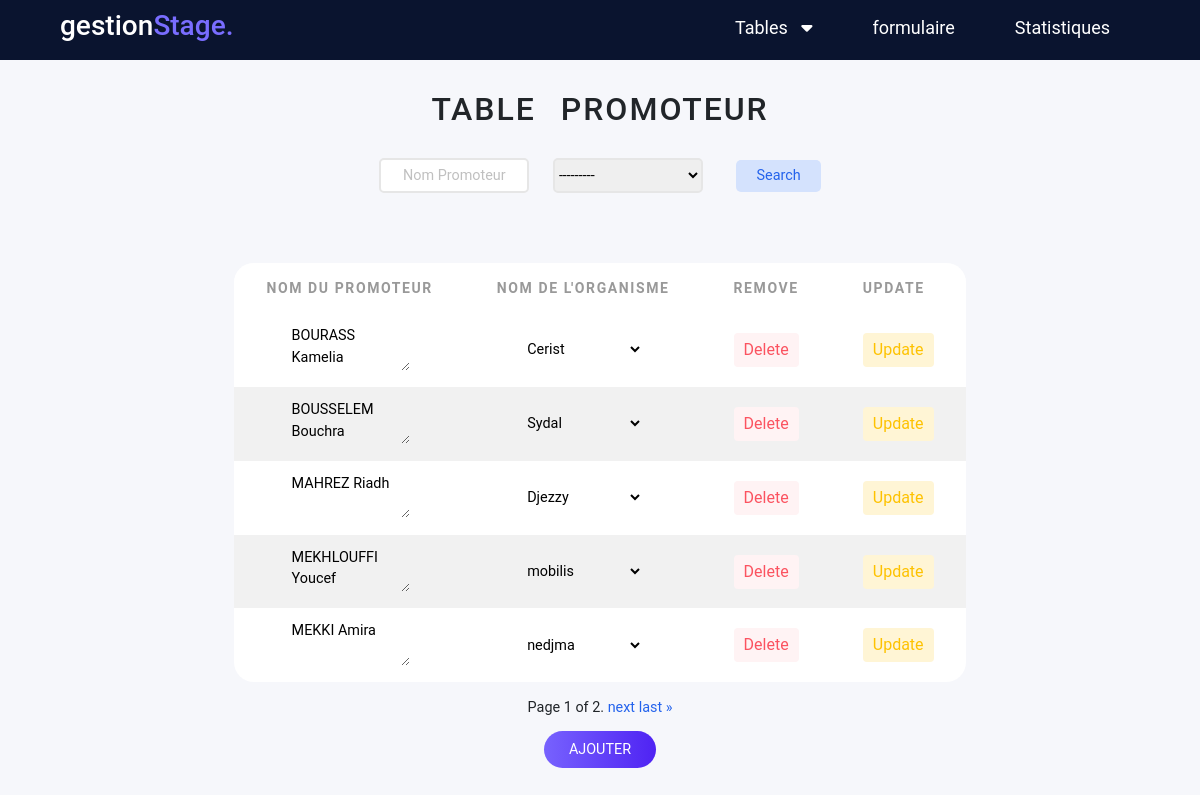
/promoteur/, run on the app's committed database.
### AppGestion/models.py (models this page shows, shortened)
class Promoteur (models.Model):
    NomPrenomPro=models.CharField(max_length=40)
    Organisme = models.ForeignKey("Organisme",on_delete=models.CASCADE)
    class Meta:
        ordering = ['NomPrenomPro']

class Organisme (models.Model):
    NomOrganisme= models.CharField(max_length=40,primary_key=True)
    typeOr=models.CharField(choices=TYPE_ORGANISME , max_length=30)
    def __str__(self):
        return self.NomOrganisme

### AppGestion/views.py (the view)
# urls.py: path('promoteur/',views.promoteur,name='promoteur'),
def promoteur(request):
    promoteurs=Promoteur.objects.all()
    organismes=Organisme.objects.all()
    pro =PromoteurFilter(request.GET, queryset=promoteurs)
    promoteurs=pro.qs
    paginator4= Paginator(promoteurs,5)
    page_number=request.GET.get('page')
    promoteurs=paginator4.get_page(page_number)
    if request.method=="POST":
        formPromoteur =PromoteurForm(data=request.POST)
        if formPromoteur.is_valid():
            formPromoteur.save()
            return redirect("promoteur")
    else:
        formPromoteur=PromoteurForm
    return render(request,'promoteur.html',{'promoteur':promoteurs,'organismes':organismes,'pro':pro,'formPromoteur':formPromoteur})

### AppGestion/templates/promoteur.html (shortened to what this page needs)
<!DOCTYPE html>
<html lang="en">
<head>
    <link href="https://cdn.jsdelivr.net/npm/bootstrap@5.1.3/dist/css/bootstrap.min.css" rel="stylesheet">
    <link rel="stylesheet" href="https://cdnjs.cloudflare.com/ajax/libs/font-awesome/6.0.0-beta3/css/all.min.css"
    />
    <link rel="stylesheet" href="/static/style.css">
</head>
<body>
    <div class="menu_bar">
        <h1 class="logo">gestion<span>Stage.</span></h1>
        <ul>
            <li ><a  href="" style="padding-left: 55px;">Tables &nbsp; <i class="fas fa-caret-down"></i></a>
            </li>
            <li><a href="{% url 'formulaireStage'%}">formulaire</a></li>
            <li><a href="{% url 'Statistiques'%}">Statistiques</a> </li>
        </ul>
    </div>
    <div class="contenue">
        <h2> table promoteur </h2>
        <form action="" methode="get">
            {{pro.form}}
            <button class="button" type="submit"> Search </button>
        </form>
        <table>
            <thead>
                <tr>
                    <th>Nom du promoteur </th>
                    <th>Nom de l'organisme </th>
                    <th>Remove</th>
                    <th>Update</th>
                </tr>
            </thead>
            {% for p in promoteur %}
            <tr>
                <form method="POST" action="/Update_Promoteur/{{p.id}}/">
                    <td><textarea class="table_input" name="NomPrenomPro">{{p.NomPrenomPro}}</textarea></td>
                    <td> <select class="table_input" name="Organisme" required id="id_Organisme">
              <option value="{{p.Organisme.NomOrganisme}}" selected>{{p.Organisme.NomOrganisme}}</option>
            </select></td>
                    <td> <a href="{% url 'delete_promoteur' p.id %}" class="btn delete"> Delete </a> </td>
                    <td> <input type="submit" value="Update" class="btn update"> </td>
                </form>
            </tr>
            {% endfor %}
        </table>
        <div class="pagination">
            <span class="step-links">
          <span class="current">
              Page {{ promoteur.number }} of {{ promoteur.paginator.num_pages }}.
          </span> {% if promoteur.has_next %}
            <a href="?page={{ promoteur.next_page_number }}" class="control">next</a>
            <a href="?page={{ promoteur.paginator.num_pages }}" class="control">last &raquo;</a> {% endif %}
            </span>
        </div>
        <div class="wrapper s">
            <a href="#ajout-Promoteur">Ajouter</a>
        </div>
    </div>
</body>
</html>

### AppGestion/static/style.css (style rules this page uses)
body { font-size: 0.9rem; font-family: 'Roboto', sans-serif; background-color: #f6f7fb; }
.wrapper { margin-top: 20px; }
.wrapper a { background: rgb(119,98,254); background: linear-gradient(90deg, rgba(119,98,254,1) 0%, rgba(79,35,243,1) 100%); text-decoration: none; padding: 10px 25px; border-radius: 50px; text-transform: uppercase; color:#fff; }
.button { background-color: #d4e2fd; color: #2463ec; padding: 5px 20px; border: none; border-radius:5px; margin-left: 10px; }
h2 { margin-top: 90px; margin-bottom: 30px; word-spacing: 15px; letter-spacing: 2px; text-transform: uppercase; }
table { margin-top: 50px; margin-bottom: 15px; border-collapse: collapse; border-radius: 20px; background-color: white; text-align: left; overflow: hidden; }
tr:nth-child(even) { background-color: #f1f1f1; }
thead { height: 50px; background-color: #fff; color: #000; }
th { font-size: 14px; padding: 5px 2rem ; text-transform: uppercase; letter-spacing: 0.1rem; font-weight:bold; color: #999; }
td { padding: 10px 2rem; text-align: center; }
.btn { padding: 5px 10px; border: none; text-decoration: none; }
.btn.update { background-color:#fff5d5 ; color: #fec200; }
.btn.delete { background-color: #fff3f4; color: #fb5360; }
.contenue { display: flex; justify-content: center; align-items: center; flex-direction: column; }
.menu_bar { margin: 0; height:60px; width: 100%; display: flex; align-items: center; justify-content: space-between; padding: 0 5%; background-color:#0a142f; position: fixed; top :0; }
.logo { color: rgb(255, 255, 255) ; font-size: 28px; }
.logo span { color: #796dff; }
.menu_bar ul { list-style: none; display: flex; padding-top: 10px; }
.menu_bar ul li { padding: 10px 30px; }
.menu_bar ul li a { color: white; text-decoration: none; font-size: 18px; transition: all 0.3s; }
.table_input { border: none; background:none; width: 120px; }
.control { text-decoration: none; color: #2463ec; }
.input_filter { border: #e6e6e6 2px solid; margin-bottom: 20px; width: 150px; height: 35px; border-radius: 5px ; margin-right:20px; outline: none; }

### data on the page
Promoteur: NomPrenomPro "BOURASS Kamelia", Organisme "Cerist"
Promoteur: NomPrenomPro "BOUSSELEM Bouchra", Organisme "Sydal"
Promoteur: NomPrenomPro "MAHREZ Riadh", Organisme "Djezzy"
Promoteur: NomPrenomPro "MEKHLOUFFI Youcef", Organisme "mobilis"
Promoteur: NomPrenomPro "MEKKI Amira", Organisme "nedjma"

### other printed values
{{ promoteur.number }} "1"
{{ promoteur.paginator.num_pages }} "2"
